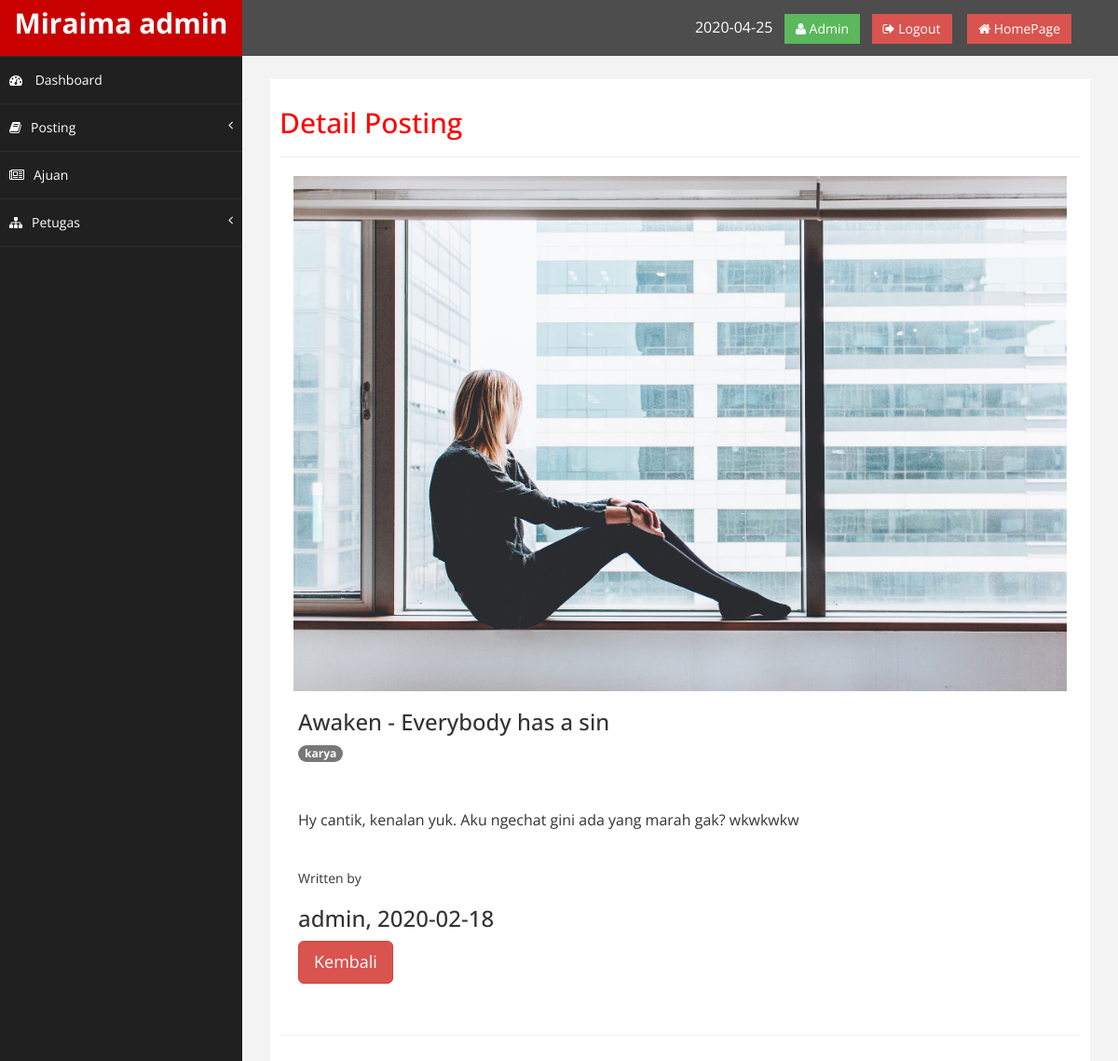
Screenshot of /admin/posting/detail/25 with the database file from the repository.
### tables this page shows
CREATE TABLE `posting` (
  `idPosting` int(11) NOT NULL,
  `deskripsi` varchar(512) NOT NULL,
  `tanggal` varchar(128) NOT NULL,
  `thumbnail` varchar(128) NOT NULL,
  `idKategori` int(11) NOT NULL,
  `idUser` int(11) NOT NULL,
  `judul` varchar(126) NOT NULL
);

CREATE TABLE `kategori_posting` (
  `idKategori` int(11) NOT NULL,
  `kategori` varchar(128) NOT NULL
);

CREATE TABLE `user` (
  `idUser` int(11) NOT NULL,
  `username` varchar(128) NOT NULL,
  `password` varchar(256) NOT NULL,
  `profil` varchar(128) NOT NULL
);

### application/libraries/Layout_admin.php (called while the page is built, shortened)
<?php
class Layout_admin {
	var $CI = NULL;
	public function __construct() {
		$this->CI =& get_instance();
	}
	public function Tampil($tampil,$data = null)
	{
		$this->CI->load->view('admin/template/header');
		$this->CI->load->view('admin/template/nav');
		$this->CI->load->view('admin/'.$tampil,$data);
		$this->CI->load->view('admin/template/footer');
	}
}

### application/controllers/admin/Posting.php (called while the page is built, shortened)
<?php
class Posting extends CI_Controller {
	public function detail($col)
	{
		$data['row'] = $this->posting_model->detail($col);
		$this->layout_admin->tampil('posting/detail',$data);
	}
}

### index.php (called while the page is built, shortened)
<?php
require_once BASEPATH.'core/CodeIgniter.php';

### application/models/Posting_model.php (called while the page is built, shortened)
<?php
class Posting_model extends CI_Model {
	public function detail($idPosting){
		$this->db->select('posting.*,user.*,kategori_posting.*');
		$this->db->from('posting');
		$this->db->join('user','user.idUser = posting.idUser');
		$this->db->join('kategori_posting','kategori_posting.idKategori = posting.idKategori');
		$this->db->where('idPosting',$idPosting);
		$query = $this->db->get();
		return $query->row();
	}
}

### application/views/admin/posting/detail.php (the view, shortened to what this page needs)
<div id="page-wrapper" >
    <div id="page-inner">
        <div class="row">
            <div class="col-md-12">
             <h2>Detail Posting</h2>
             <hr>
            <div class="row pt-md-4">
                <div class="col-md-12">
                    <div class="blog-entry-2 ftco-animate">
                        <img src="<?=  base_url() ?>upload/thumb/<?=  $row->thumbnail ?> " class="col-md-12" style="margin-bottom: 20px; height: auto; max-width: 100%;">
                        <div class="text pt-4 " style="background-color: white; padding: 20px;">
                  <h3 class="mb-4 "><?=  $row->judul ?></h3>
                  <span class="badge"><?=  $row->kategori ?></span>
                  <p class="mb-4"><?=  $row->deskripsi ?></p>
                  <div class="author mb-4 d-flex align-items-center">
                        <div class="ml-3 info">
                            <span>Written by</span>
                            <h3><?=  $row->username ?>, <span><?=  $row->tanggal ?></span></h3>
                        </div>
                    </div>
                  <div class="form-group">
                    <a href="<?=  base_url('admin/posting') ?>">
                        <input type="button" value="Kembali" class="btn btn-danger btn-lg">
                    </a>
                  </div>
                </div>
                    </div>
                </div>
            </div>
            </div>
        </div>
         <hr />
    </div>
</div>

### assets/admin/css/custom.css (style rules this page uses)
body { font-family: 'Open Sans', sans-serif; }
#page-wrapper { padding: 15px 15px; min-height: 600px; background:#F3F3F3; }
#page-inner { width:100%; margin:10px 20px 10px 0px; background-color:#fff!important; padding:10px; min-height:1200px; }
h2 { color: #f00; }
p { font-size:16px; line-height:25px; padding-top:20px; }
@media (min-width:768px) { #page-wrapper { margin: 0 0 0 260px; padding: 15px 30px; min-height: 1200px; } }

### rows the page displays
posting: thumbnail (picture), judul "Awaken - Everybody has a sin", idKategori.kategori "karya", deskripsi "Hy cantik, kenalan yuk. Aku ngechat gini ada yang marah gak? wkwkwkw", idUser.username "admin", tanggal "2020-02-18"
